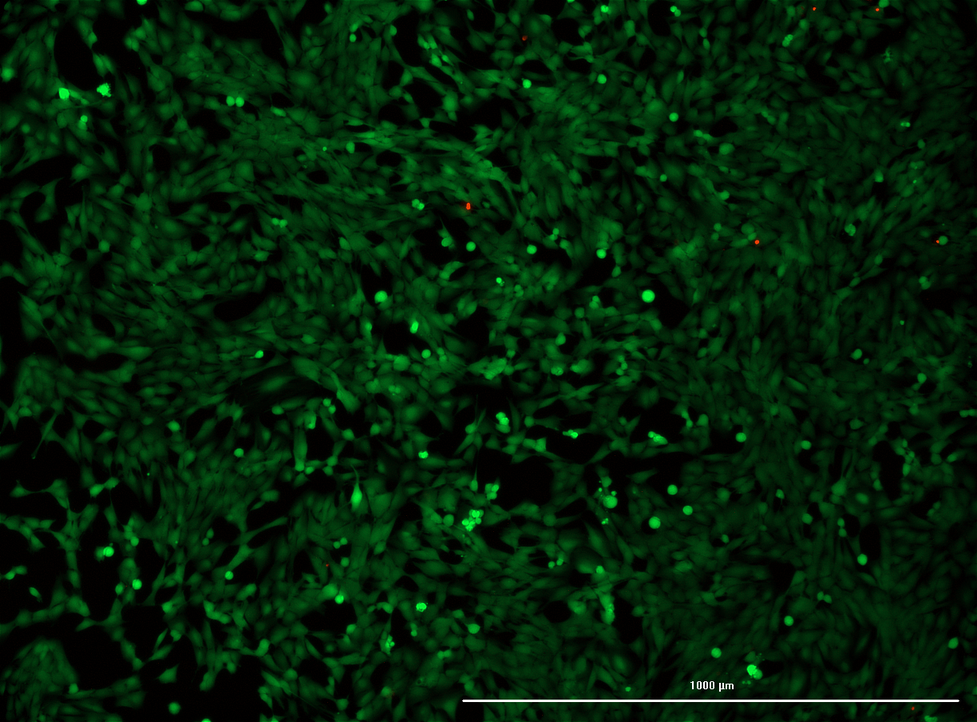
#> input picture A5_1.png, 977 x 722 px, shrunk from 1224 x 904 before the run
$ python imagecheck.py
#> lines starting #> are read from the running program, lines starting #| are printed output that depends on the picture; after the words box and inside, x2 and y2 are one past the last pixel; in counts of white or black regions, pixels touching at a corner belong together
#!/bin/env/python

import cv2
import numpy as np
import matplotlib.pyplot as plt
import matplotlib

matplotlib.rcParams["figure.figsize"] = (5.0, 5.0)

# Load in the data
img = cv2.imread("./A5_1.png")
#> img is the input picture: shape (722, 977, 3); mean B, G, R 7.6, 32.7, 2.4
original = img.copy()
# Grab the green color layer from the image
image1 = original[:, :, 1]
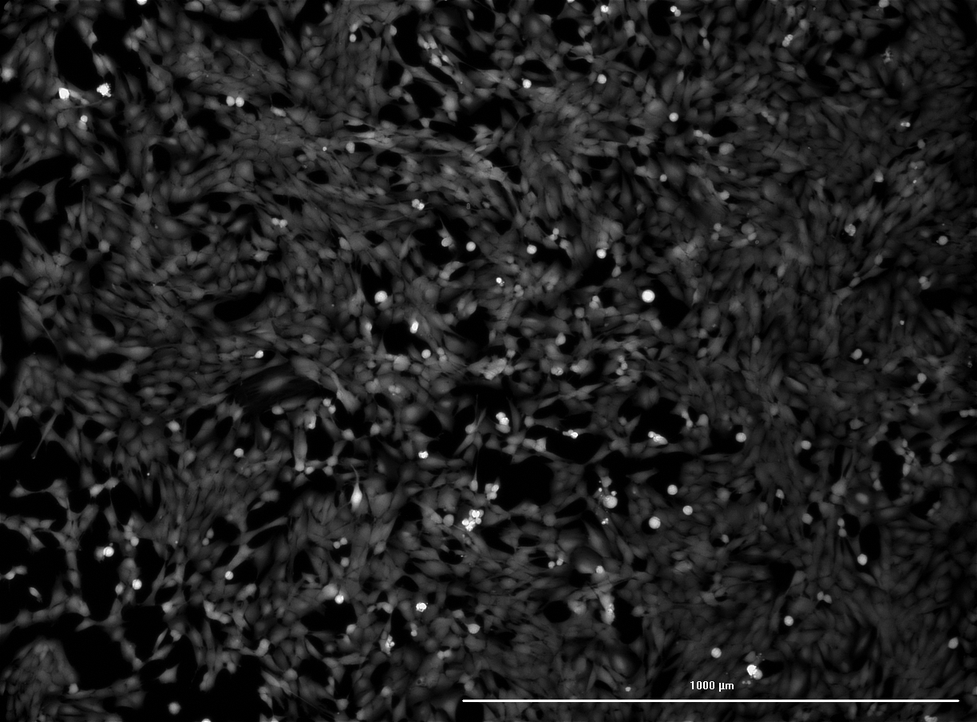
#> image1: shape (722, 977); min 0, max 255, mean 32.7
# Conver the image to grayscale
image2 = cv2.cvtColor(original, cv2.COLOR_BGR2GRAY)
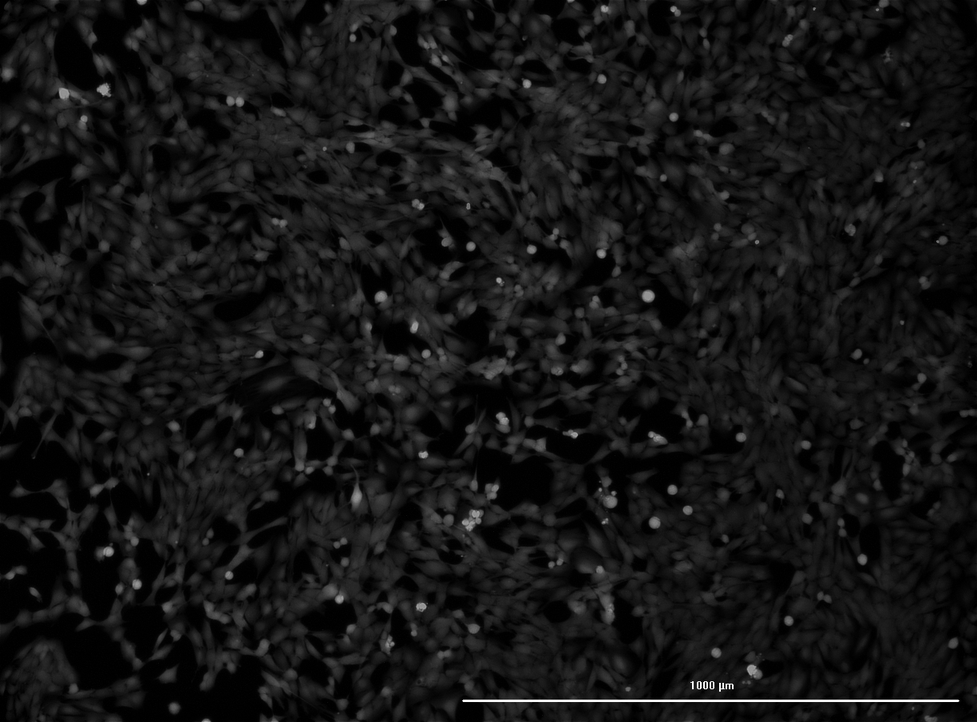
#> image2: shape (722, 977); min 0, max 255, mean 20.8

plt.imshow(image2)
plt.show()


# Set a threshold for the image
th, img_thresh = cv2.threshold(image1, 150, 255, cv2.THRESH_BINARY)
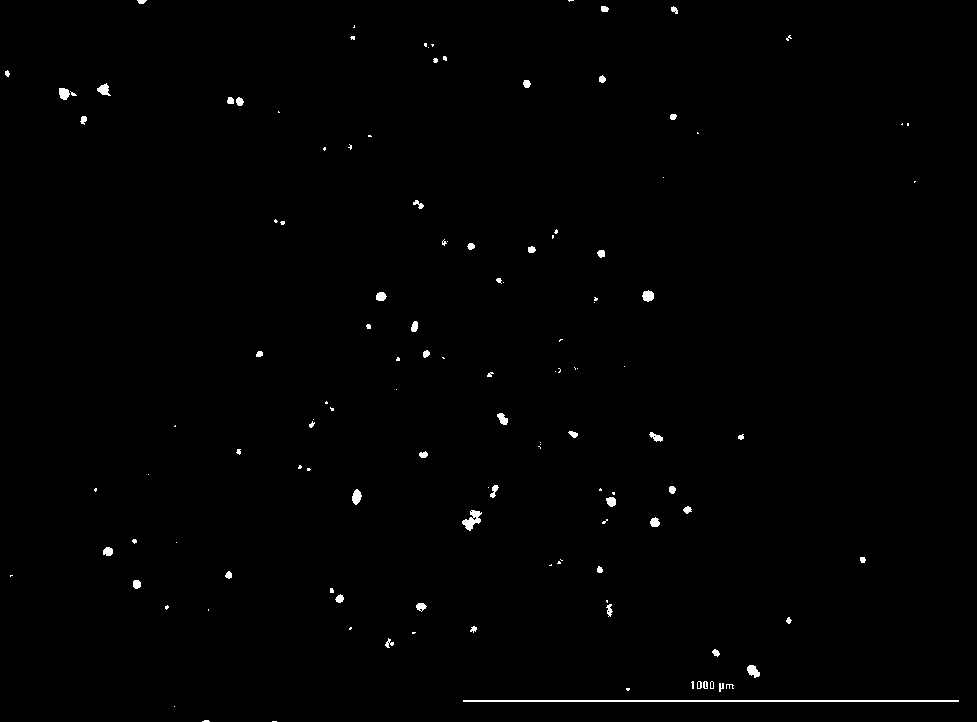
#> img_thresh: shape (722, 977); 0.62% white; 126 white regions (69 under 20 px)

im1 = img_thresh
im2 = image1
dst = cv2.addWeighted(im1, 0.5, im2, 0.7, 0)
img_arr = np.vstack((im1, im2))
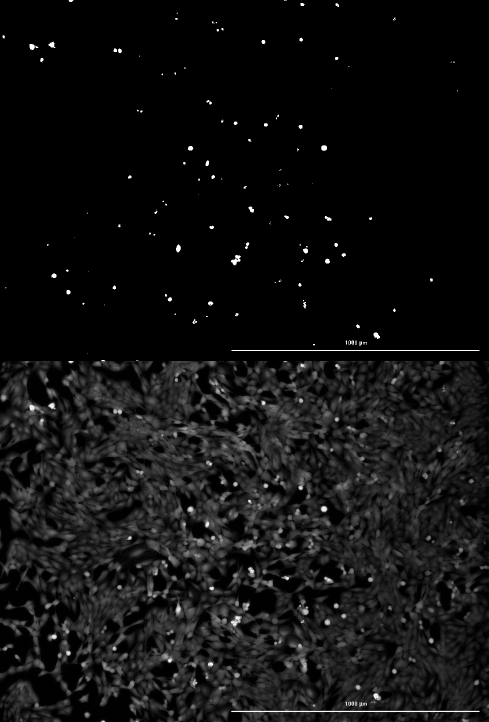
#> img_arr: shape (1444, 977) (shown at 1/2 size); min 0, max 255, mean 17.2

plt.imshow(img_arr)
plt.show()

contours, hierarchy = cv2.findContours(im1, cv2.RETR_TREE, cv2.CHAIN_APPROX_SIMPLE)[-2:]
#> contours = 138 contours, 93 with area under 20; largest, box (x1, y1, x2, y2) and area: (463, 700, 959, 702) 495, (462, 510, 482, 531) 176, (352, 489, 362, 505) 91, (747, 665, 760, 678) 90, (642, 290, 654, 302) 90

print(contours)
#> (printed output is left out)

print(len(contours))


new = cv2.drawContours(original, contours, -1, (0, 255, 0), 3)
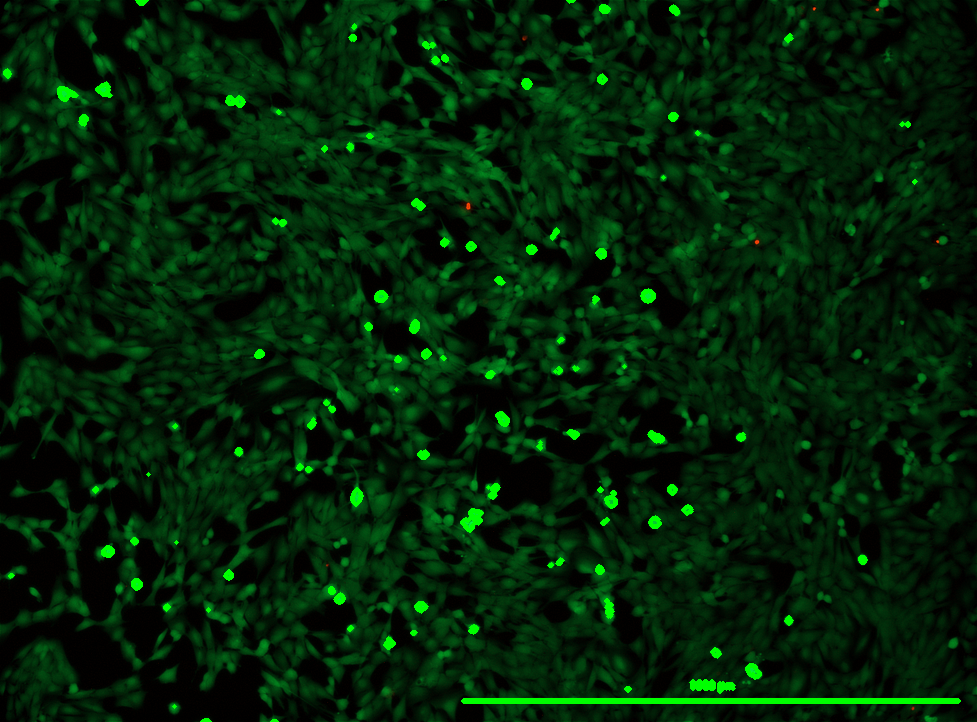
#> new: shape (722, 977, 3); mean B, G, R 6.8, 34.7, 1.9

plt.imshow(new)
plt.show()

$ run again, with A8_4.png copied over A5_1.png
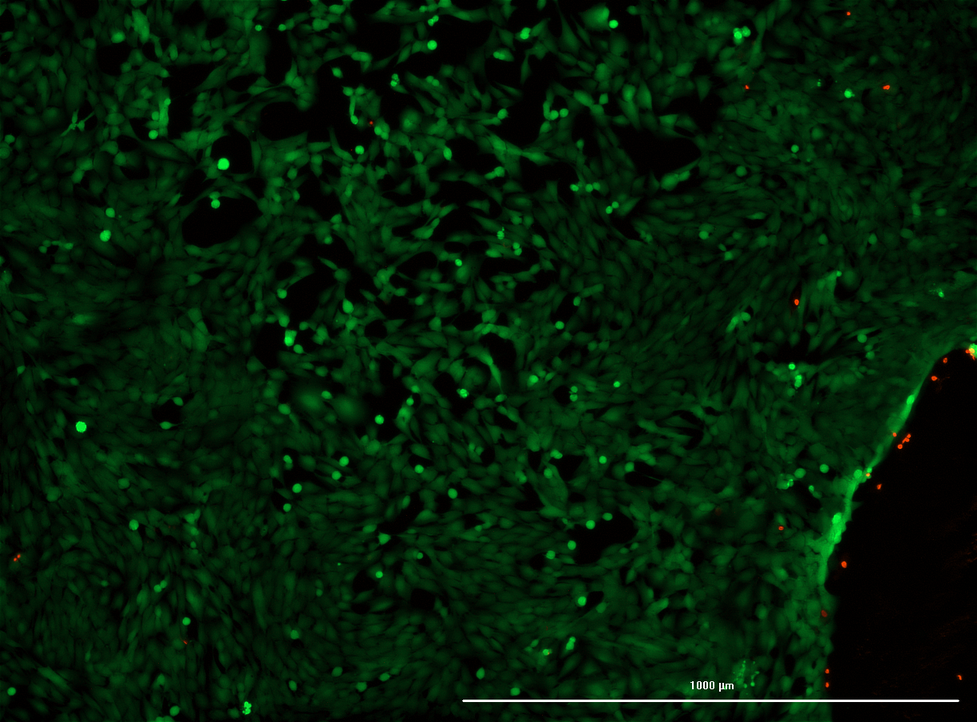
#> input picture A8_4.png, 977 x 722 px, shrunk from 1224 x 904 before the run
#> img is the input picture: shape (722, 977, 3); mean B, G, R 6.8, 29.1, 2.5
#> `th, img_thresh = cv2.threshold(image1, 150, 255, cv2.THRESH_BINARY)`:
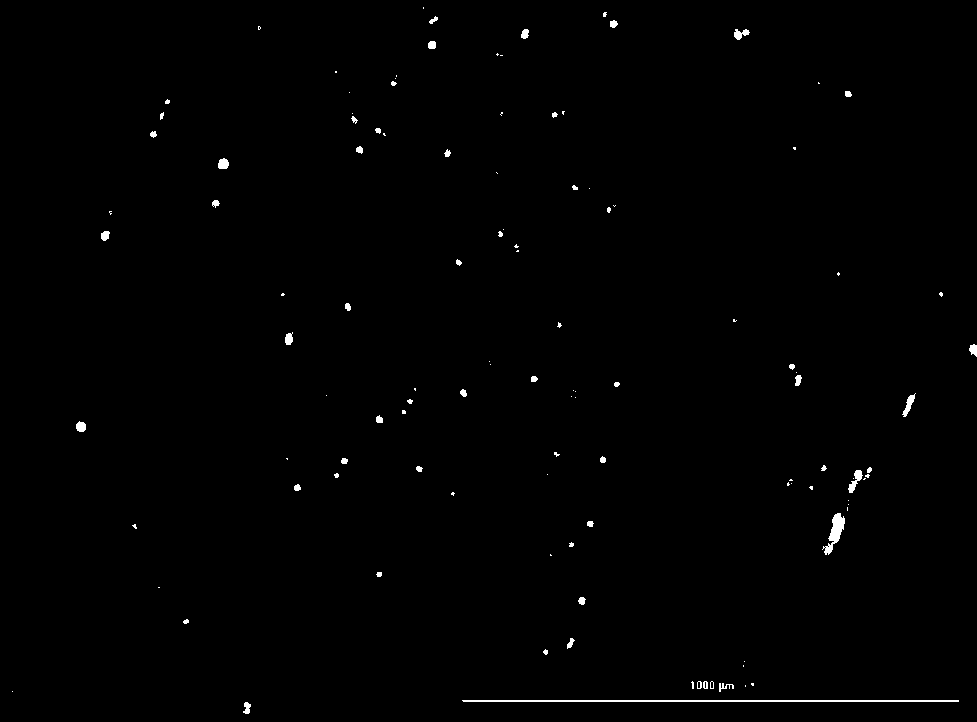
#> img_thresh: shape (722, 977); 0.57% white; 116 white regions (65 under 20 px)
#> contours = 124 contours, 88 with area under 20; largest, box (x1, y1, x2, y2) and area: (462, 700, 959, 702) 496, (822, 513, 845, 555) 328, (848, 470, 863, 493) 114, (902, 393, 916, 417) 97, (218, 158, 229, 169) 82
#> (printed output is left out)
#> `new = cv2.drawContours(original, contours, -1, (0, 255, 0), 3)`:
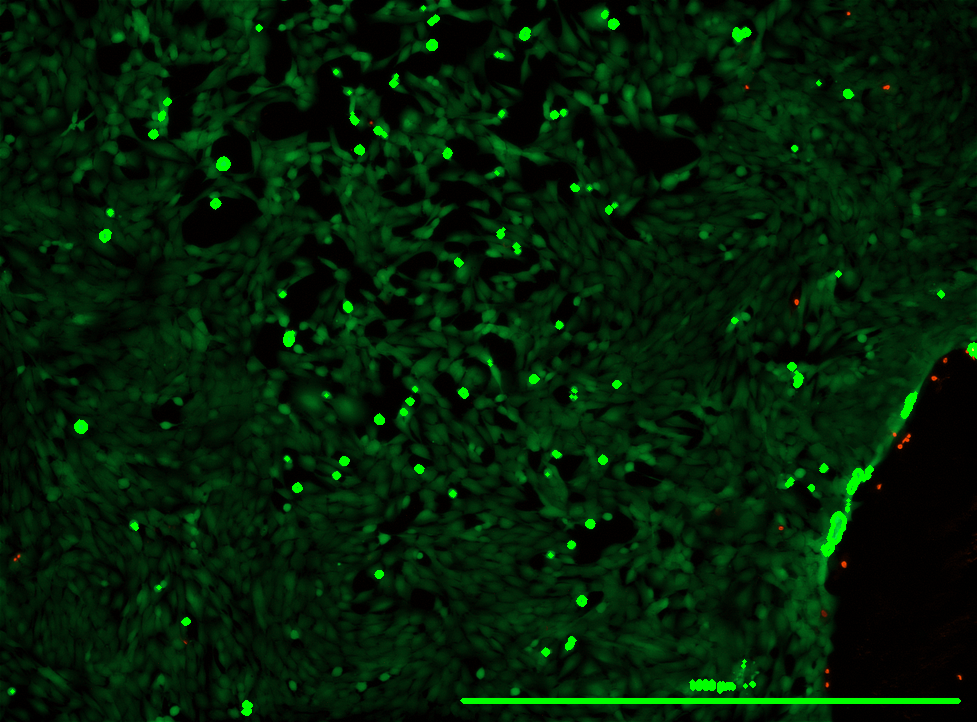
#> new: shape (722, 977, 3); mean B, G, R 6, 30.9, 2

$ run again, with B2_3.png copied over A5_1.png
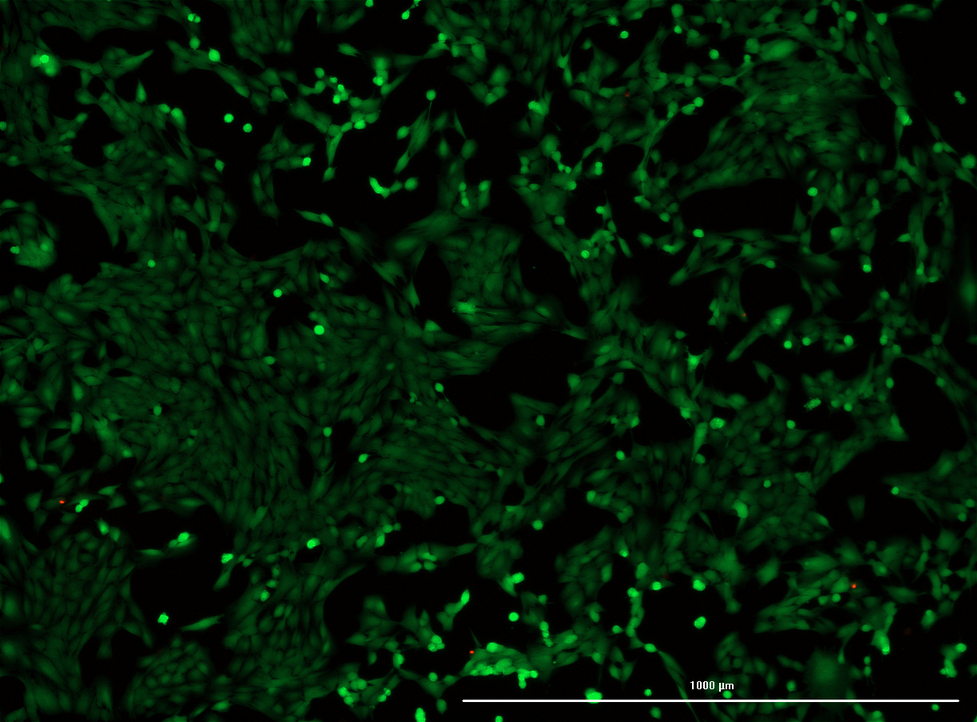
#> input picture B2_3.png, 977 x 722 px, shrunk from 1224 x 904 before the run
#> img is the input picture: shape (722, 977, 3); mean B, G, R 6, 25.7, 2.4
#> `th, img_thresh = cv2.threshold(image1, 150, 255, cv2.THRESH_BINARY)`:
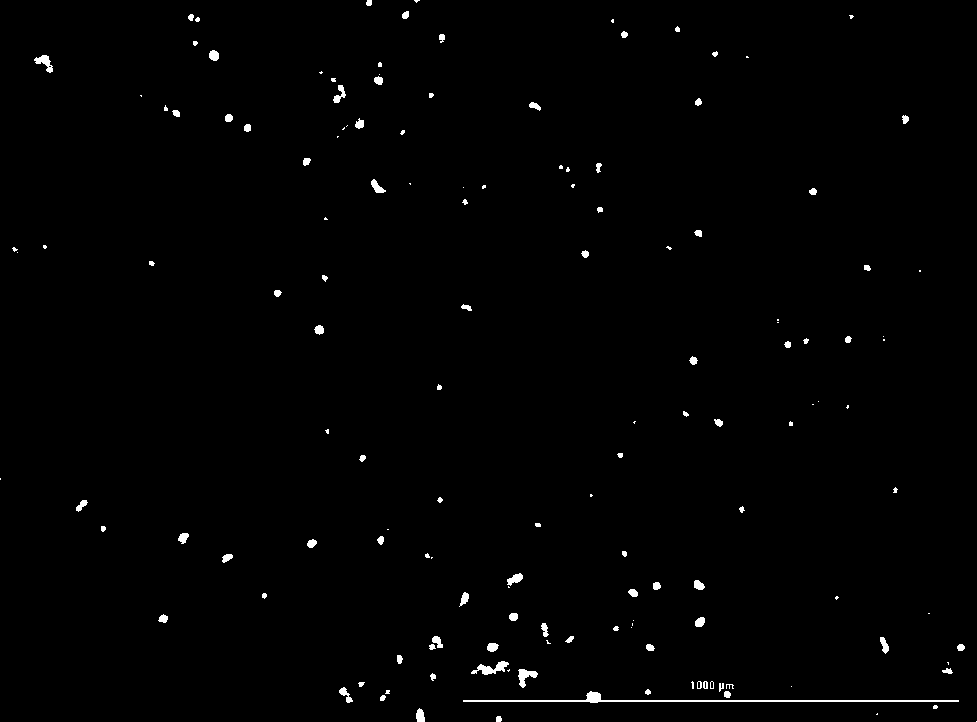
#> img_thresh: shape (722, 977); 0.87% white; 147 white regions (59 under 20 px)
#> contours = 151 contours, 86 with area under 20; largest, box (x1, y1, x2, y2) and area: (463, 691, 959, 703) 608, (471, 661, 509, 675) 190, (518, 669, 538, 688) 153, (34, 55, 53, 73) 130, (507, 573, 523, 586) 94
#> (printed output is left out)
#> `new = cv2.drawContours(original, contours, -1, (0, 255, 0), 3)`:
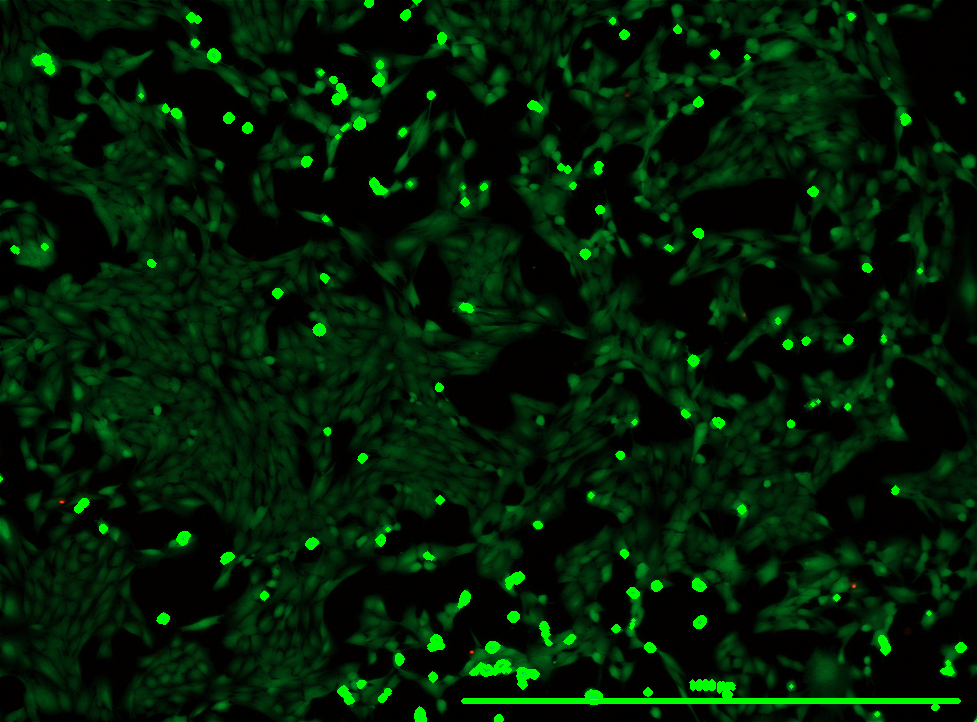
#> new: shape (722, 977, 3); mean B, G, R 5.1, 28.2, 1.9

$ run again, with B4_1.png copied over A5_1.png
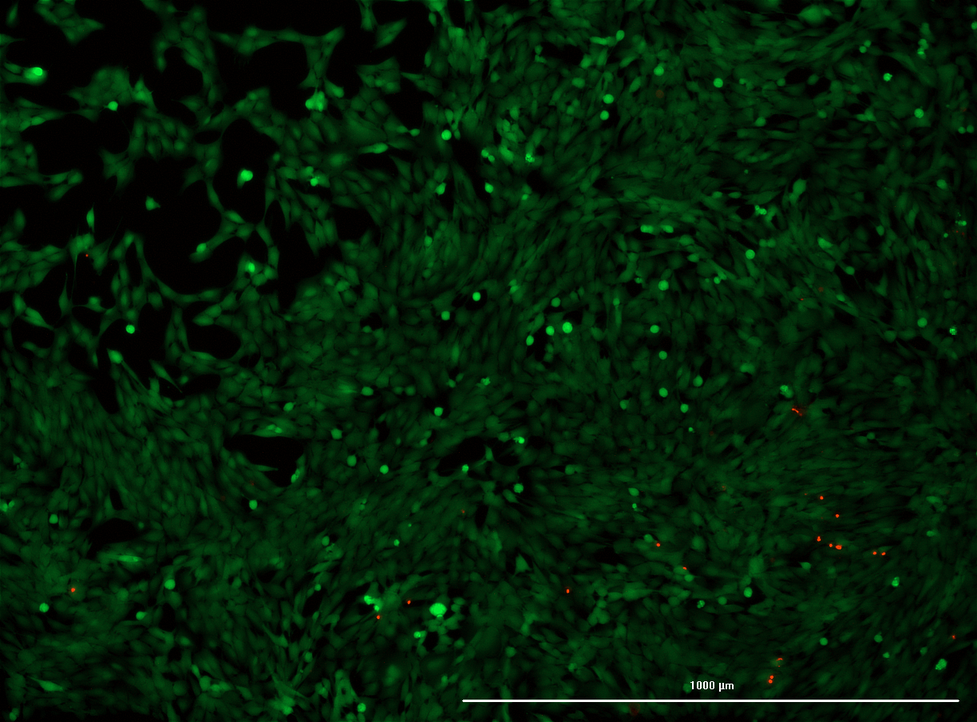
#> input picture B4_1.png, 977 x 722 px, shrunk from 1224 x 904 before the run
#> img is the input picture: shape (722, 977, 3); mean B, G, R 7, 30.2, 2.6
#> `th, img_thresh = cv2.threshold(image1, 150, 255, cv2.THRESH_BINARY)`:
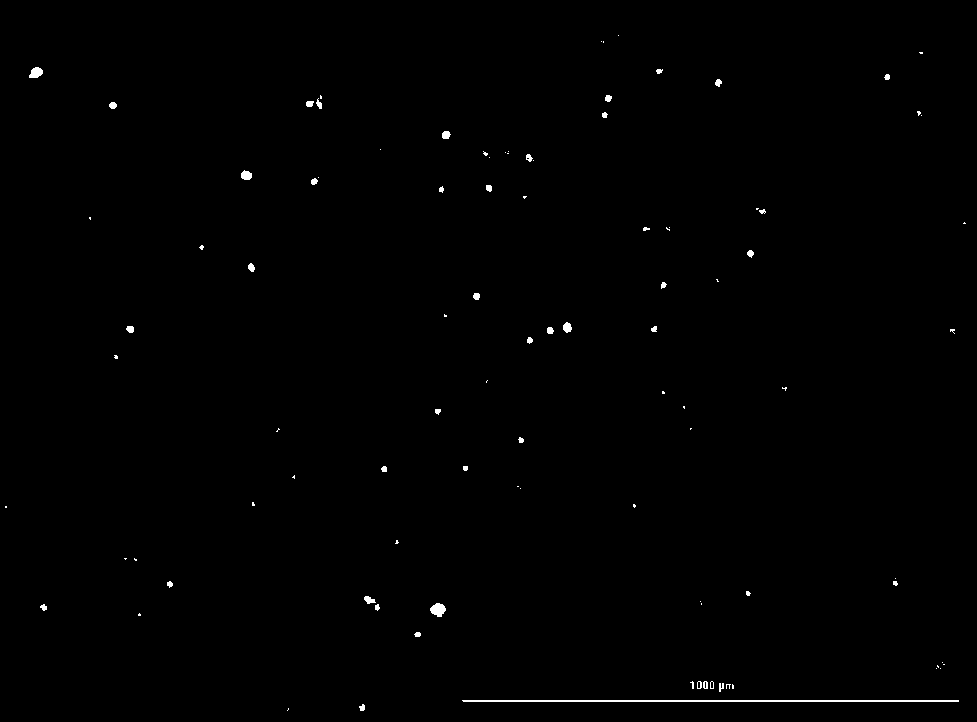
#> img_thresh: shape (722, 977); 0.42% white; 98 white regions (56 under 20 px)
#> `img_arr = np.vstack((im1, im2))`:
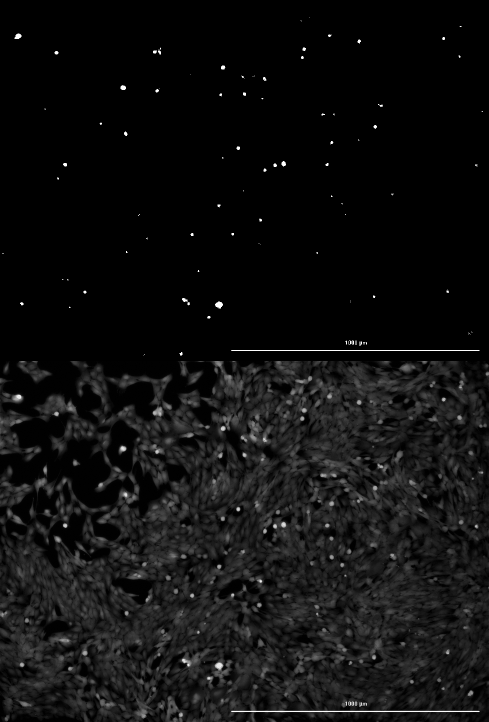
#> img_arr: shape (1444, 977) (shown at 1/2 size); min 0, max 255, mean 15.6
#> contours = 103 contours, 75 with area under 20; largest, box (x1, y1, x2, y2) and area: (462, 700, 959, 702) 496, (430, 603, 446, 617) 134, (29, 67, 43, 78) 95, (241, 170, 252, 180) 70, (563, 322, 572, 333) 58
#> (printed output is left out)
